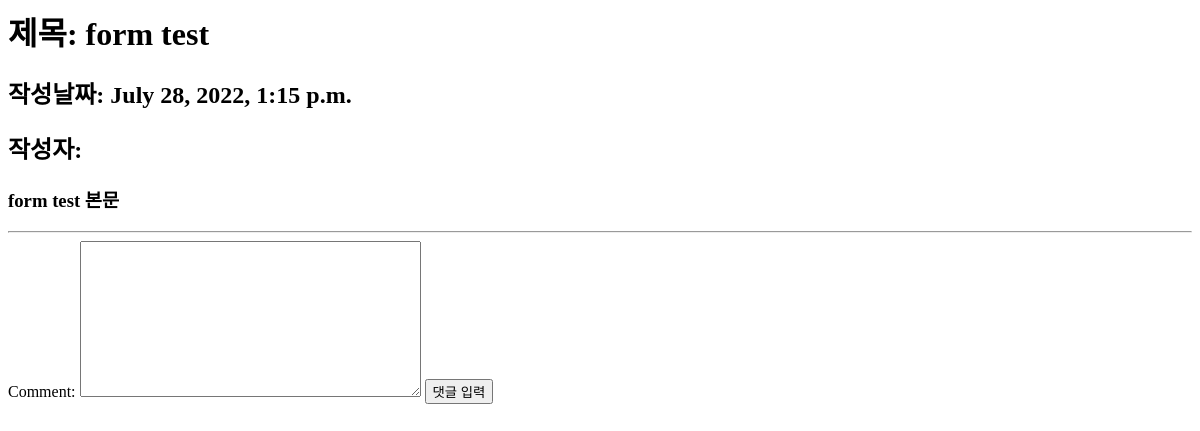
/detail/1, run on an earlier commit of the app's database.
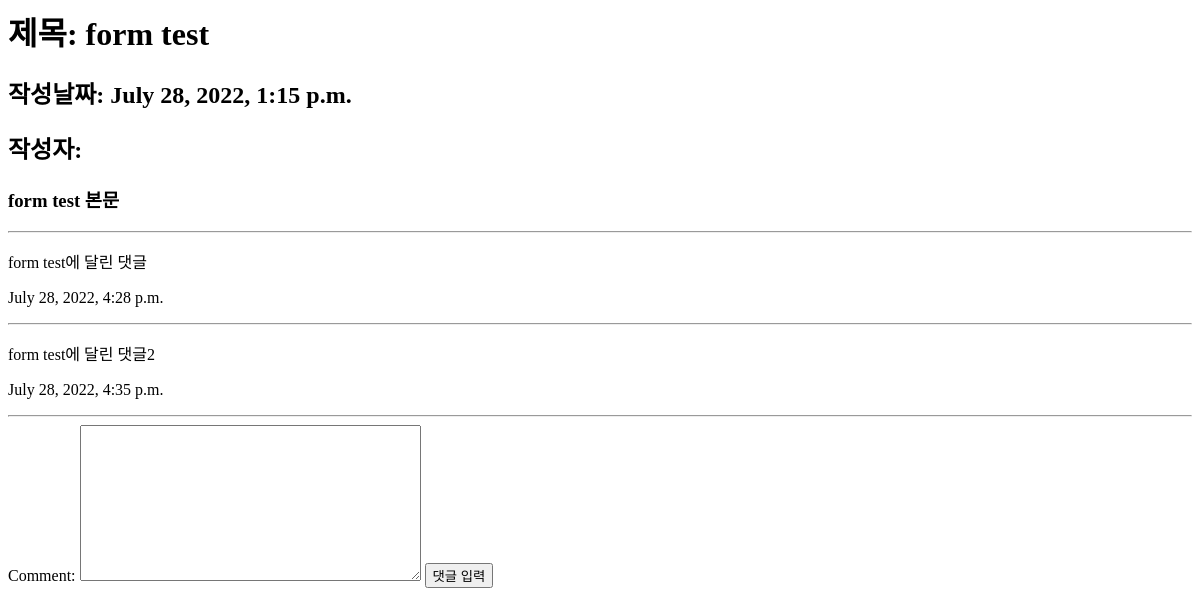
And on a later commit of the database.
### postapp/models.py (models this page shows)
class Comment(models.Model):
    comment = models.TextField()
    date = models.DateTimeField(auto_now_add=True)
    post = models.ForeignKey(Post, null =True, blank=True, on_delete=models.CASCADE)
    def __str__(self):
        return self.comment

### postapp/views.py (the view)
# urls.py: path('detail/<int:post_id>', views.detail, name='detail'),
def detail(request,post_id):
    post_detail = get_object_or_404(Post, pk=post_id)
    comment_form = CommentForm()
    return render(request, "detail.html",{"post_detail":post_detail,"comment_form":comment_form})

### postapp/forms.py
class CommentForm(forms.ModelForm):
    class Meta:
        model = Comment
        fields =["comment"]

### postapp/templates/detail.html (shortened to what this page needs)
<h1>제목: {{ post_detail.title}}</h1>
<h2>작성날짜: {{ post_detail.date}}</h2>
<h2> 작성자: {{ post_detail.author }} </h2>
<h3>
    {{ post_detail.body}}
</h3>
<hr>
{% for comment in post_detail.comment_set.all %}
    <p> {{ comment }} </p>
    <p> {{ comment.date }} </p>
    <hr>
{% endfor %}
<form method="POST" action="{% url 'new_comment' post_detail.id %}">
    {{ comment_form }}
    <input type="submit" value="댓글 입력">
</form>

What changed in the data, as far as the page shows it:
added Comment: comment "form test에 달린 댓글", date "July 28, 2022, 4:28 p.m."
added Comment: comment "form test에 달린 댓글2", date "July 28, 2022, 4:35 p.m."
